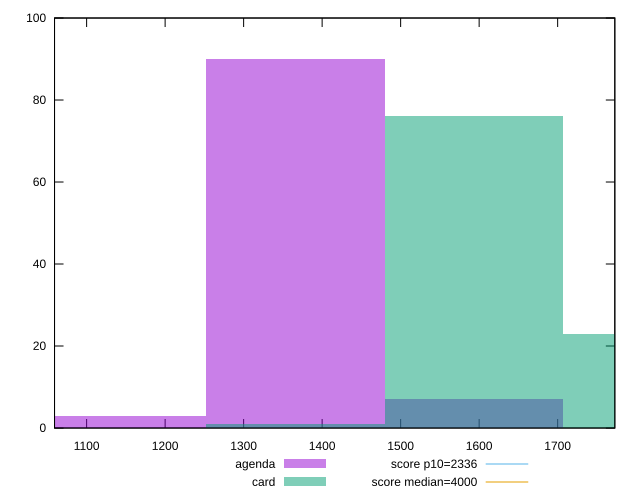

The script that saved this image:
reset

$agenda <<EOF
1593.2549239555906 7
1365.6470776762205 90
1138.0392313968505 3
EOF

$card <<EOF
1593.2549239555906 76
1820.8627702349606 23
1365.6470776762205 1
EOF

set key outside below
set boxwidth 227.60784627937008
set xrange [1059.1248:1772.8284]
set yrange [0:100]
set trange [0:100]
set style fill transparent solid 0.5 noborder

set parametric
set terminal svg size 640, 500 enhanced background rgb 'white'
set output "reports/report_00031_2021-02-24T23-18-18.084Z/first-meaningful-paint/comparison/histogram/1_vs_2.svg"

plot $agenda title "agenda" with boxes, \
     $card title "card" with boxes, \
     2336,t title "score p10=2336", \
     4000,t title "score median=4000"

reset
